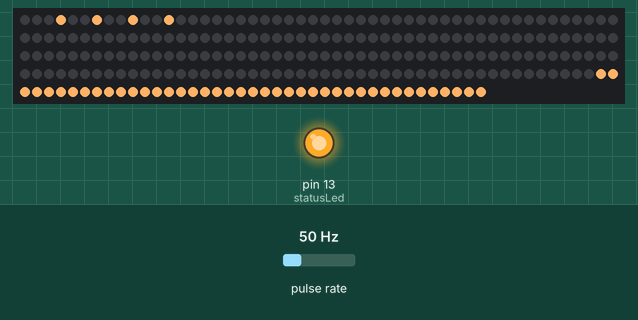
Recording of a sketch running on a simulated Arduino Uno, built with avr-gcc and run on an emulated ATmega328P. Shown: 239 RGB LEDs in strip order, left to right, continuing on the next row, output pins drawn as LEDs (lit = HIGH). Wiring (inferred from the names in the program): pulse sensor: data pin 2. Inputs (shaded band) come from the test bench; at power-on: pulse rate 20 Hz. What the sketch prints to the serial monitor is not drawn.

1.3 s: pulse rate (sensor on pin 2) set to 0 Hz
3.2 s: pulse rate (sensor on pin 2) set to 4 Hz
5.0 s: pulse rate (sensor on pin 2) set to 50 Hz
Above: at 13.88 s.
Timing chart, 0 to 14.0 s (numbered marks = the images above; inputs shaded):
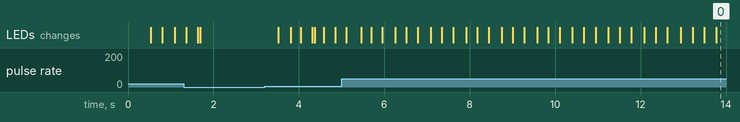

The sketch:

20__before_die_final.ino
```cpp
/*
 * --------------------Projekt - "20' before die"--------------------
 ********************************************************************
 *Opis dzialania:
 *Kod realizuje zapalanie diod w momencie kiedy zostanie wykryty przeplyw wody,
 *do komunikacji z przeplywomierzem zaadoptowano wzorcowy kod dostepny pod adresem:
 *https://www.instructables.com/How-to-Use-Water-Flow-Sensor-Arduino-Tutorial/
 *(zachowano opisy w j. angielskim wzbogcne o polskie komentarze)
 *kod wykorzystuje rowniez obsluge przerwan do zliczania impulsow z przeplywomierza,
 *przyblizenie dzialania przerwan pod adresem:
 *https://forbot.pl/blog/kurs-arduino-ii-przerwania-kontaktron-czujnik-pir-id16792

 *Czas pelnego zapalenia realizowany w 3 etapach:
 *1. W 10s zapala sie 1/3  w kolejne 10s pozostale 2/3, kolejno miganie ledow oswietlajacych "20" na lustrze i stopniowo pekniecia
 *2. W 10s zapala sie 2/3  w kolejne 10s pozostale 1/3, kolejno miganie ledow oswietlajacych "20" na lustrze i stopniowo pekniecia
 *3. W 20s zapala sie 3/3  , kolejno miganie ledow oswietlajacych "20" na lustrze i stopniowo pekniecia

 *Wznowienie od punktu zatrzymania obowiazuje do 5min od przerwania przeplywu wody, po tym czasie uklad sie zeruje i odlicza od nowa

 *Autor: Karol Brauza
 */

#include <Adafruit_NeoPixel.h> //biblioteka do oblsugi diod
#define PIN 6 // pin sygnalowy dla diod
#define NUMPIXELS 239 // liczba diod
Adafruit_NeoPixel pixels = Adafruit_NeoPixel(NUMPIXELS, PIN, NEO_GRB + NEO_KHZ800); //deklaracja paska ledowego o nazwie"pixels"
uint32_t white = pixels.Color(255, 178, 102); // zmienna "white" przechowujaca kolor swiecenia kazdej z diod (r, g, b) w zakresie 0-255
uint32_t black = pixels.Color(0, 0, 0);
int al = 239; // zmienna pomocnicza do odliczania zapalania diod
int al1 = 239;
int al2 = 239;
byte statusLed    = 13;

byte sensorInterrupt = 0;  // 0 = digital pin 2
byte sensorPin       = 2;

// The hall-effect flow sensor outputs approximately 4.5 pulses per second per
// litre/minute of flow.
float calibrationFactor = 4.5;

volatile byte pulseCount;

float flowRate;
unsigned int flowMilliLitres;
unsigned long totalMilliLitres;


unsigned long oldTime;
unsigned long oldTime1;
unsigned long oldTime2;

   unsigned long staryCzas;
void setup()
{
  pixels.begin();

  // Initialize a serial connection for reporting values to the host
  Serial.begin(9600);

  // Set up the status LED line as an output
  pinMode(statusLed, OUTPUT);
  digitalWrite(statusLed, HIGH);  // We have an active-low LED attached

  pinMode(sensorPin, INPUT);
  digitalWrite(sensorPin, HIGH);

  pulseCount        = 0;
  flowRate          = 0.0;
  flowMilliLitres   = 0;
  totalMilliLitres  = 0;
  oldTime           = 0;

  // The Hall-effect sensor is connected to pin 2 which uses interrupt 0.
  // Configured to trigger on a FALLING state change (transition from HIGH
  // state to LOW state)
  attachInterrupt(sensorInterrupt, pulseCounter, FALLING); //wywołanie fukncji pulseCounter, gdy na pinie 2 następuje zmiana wartości ze stanu wysokiego na niski.

}

void twenties()
{

      for(int i=0; i<2; i++)
      {
      delay(400);
      pixels.fill(white, 104, 6);
      pixels.fill(white, 72, 6);
      pixels.fill(white, 42, 6);
      pixels.show();
      delay(400);
      pixels.fill(black, 104, 6);
      pixels.fill(black, 72, 6);
      pixels.fill(black, 42, 6);
      pixels.show();
      }
}
void cracks()
{
      for(int i=110;i>0;i--)
      {
      pixels.setPixelColor(i, white);
      pixels.show();
      delay(90);
      }
}

void cracks1()
{
      int j = 0;
      for(int i=37;i>0;i--)
      {
      j=j+3;
      pixels.setPixelColor(j, white);
      pixels.show();
      delay(270);
      }
}


void cracks2()
{
      int j = 0;
      for(int i=55;i>0;i--)
      {
      j=j+2;
      pixels.setPixelColor(j, white);
      pixels.show();
      delay(181);
      }
}

void firstStage()
{

    if((flowRate > 0) && (al>197)){
      if((millis() - staryCzas) > 238)
      {
      Serial.print("Stary czas: ");
      Serial.print(staryCzas);
      pixels.setPixelColor(al, white);
      pixels.show();
      al--;
      staryCzas = millis();
      }else if((flowRate > 0) && (al<199)){
      cracks1();
      }

}
}

void secondStage()
{

    if((flowRate > 0) && (al>155)){
      if((millis() - staryCzas) > 238)
      {
      Serial.print("Stary czas: ");
      Serial.print(staryCzas);
      pixels.setPixelColor(al, white);
      pixels.show();
      al--;
      staryCzas = millis();
      }else if((flowRate > 0) && (al<158)){
      cracks2();
      }

}
}


void thirdStage()
{

      if((flowRate > 0) && (al>110)){
      if((millis() - staryCzas) > 238)
      {
      Serial.print("Stary czas: ");
      Serial.print(staryCzas);
      pixels.setPixelColor(al, white);
      pixels.show();
      al--;
      staryCzas = millis();
      }else if((flowRate > 0) && (al<115)){
      cracks();
      pixels.clear();
      al=239;
      }

}
}

void pulseCounter()
{
  // Increment the pulse counter
  pulseCount++;
}

void loop() {

//Poniższy kod odpowiada za obsluge przeplywomierza wraz z wyswietlaniem parametrow przeplywu w monitorze portu szeregowego
   if((millis() - oldTime) > 200)    // Only process counters once per second
  {
    // Disable the interrupt while calculating flow rate and sending the value to
    // the host
    detachInterrupt(sensorInterrupt);

    // Because this loop may not complete in exactly 1 second intervals we calculate
    // the number of milliseconds that have passed since the last execution and use
    // that to scale the output. We also apply the calibrationFactor to scale the output
    // based on the number of pulses per second per units of measure (litres/minute in
    // this case) coming from the sensor.
    flowRate = ((1000.0 / (millis() - oldTime)) * pulseCount) / calibrationFactor;
    //flowRate=1;
    // Note the time this processing pass was executed. Note that because we've
    // disabled interrupts the millis() function won't actually be incrementing right
    // at this point, but it will still return the value it was set to just before
    // interrupts went away.
    oldTime = millis();

    // Divide the flow rate in litres/minute by 60 to determine how many litres have
    // passed through the sensor in this 1 second interval, then multiply by 1000 to
    // convert to millilitres.
    flowMilliLitres = (flowRate / 60) * 1000;

    // Add the millilitres passed in this second to the cumulative total
    totalMilliLitres += flowMilliLitres;

    unsigned int frac;

    // Print the flow rate for this second in litres / minute
    Serial.print("Flow rate: ");
    Serial.print(int(flowRate));  // Print the integer part of the variable
    Serial.print("L/min");
    Serial.print("\t");       // Print tab space

    // Print the cumulative total of litres flowed since starting
    Serial.print("Output Liquid Quantity: ");
    Serial.print(totalMilliLitres);
    Serial.println("mL");
    Serial.print("\t");       // Print tab space
  Serial.print(totalMilliLitres/1000);
  Serial.print("L");


    // Reset the pulse counter so we can start incrementing again
    pulseCount = 0;

    // Enable the interrupt again now that we've finished sending output
    attachInterrupt(sensorInterrupt, pulseCounter, FALLING);
  }

/* Kod odpowiedzialny za zapalanie ledow*/
   //if((millis() - oldTime1) > 10){
    if(flowRate>0){
      pixels.fill(white, al, al1);
     if(al>197) {
      Serial.print(millis() - oldTime2);
      Serial.print("s1\n");
      firstStage();
      }else if((al<198) && (al>155)){
      Serial.print(millis() - oldTime2);
      Serial.print("s2\n");
      secondStage();
      }else if((al <156) && (al>110)){
      Serial.print(millis() - oldTime2);
      Serial.print("s3\n");
      thirdStage();
      }else if(al <=3){
      al=239;
      oldTime2 = millis();
      }
      oldTime1 = millis();
    }else if(flowRate < 1){
      pixels.clear();
      pixels.show();
      al1=239-al;
    }
//}
}
```
